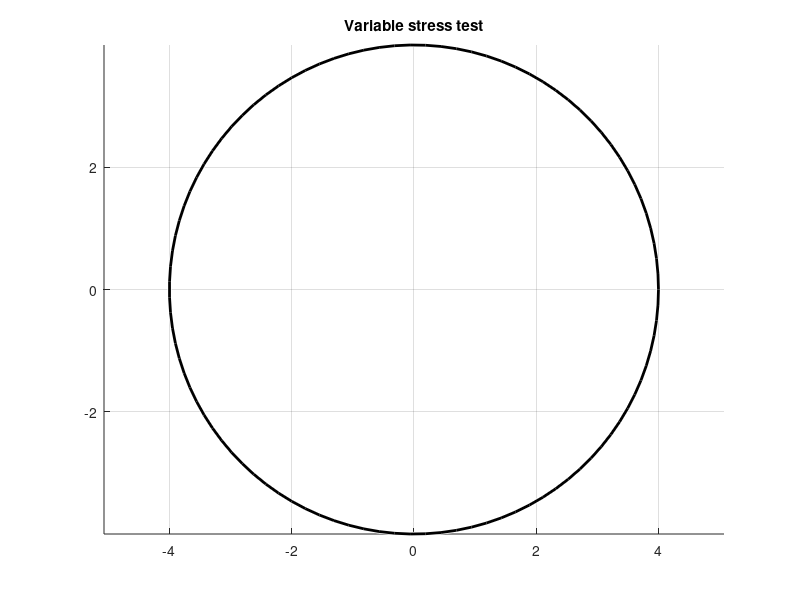

MATLAB code for this plot: (Note: this script raises an error after producing the figure.)
%% --- VARIABLE SIZE STRESS TESTER ---
clear; clc; close all;

% 1. Setup a smaller Core
circleCore = struct('x', 0, 'y', 0, 'r', 4);

% 2. Initialize
circleList = [];    
circlePrev = [];    

% 3. Generate 20 random wire radii between 2.5mm and 3.5mm
% (rand generates 0-1, so this scales it)
wireRadii = 2.5 + (3.5-2.5) .* rand(1, 20); 

% 4. Setup Plot
figure('Color', 'w');
viscircles([circleCore.x, circleCore.y], circleCore.r, 'EdgeColor', 'k', 'LineWidth', 2);
hold on; 
axis equal;
grid on;
title('Variable stress test');

% 5. The Greedy Loop
for i = 1:length(wireRadii)
    trialWire = struct('r', wireRadii(i));
    
    % Try to place the wire
    [newWire, success] = addCircle(circleCore, circlePrev, trialWire, circleList, 'b');
    
    if success
        circleList = [circleList, newWire]; 
        circlePrev = newWire;
        fprintf('Wire %d (r=%.2f) placed.\n', i, wireRadii(i));
    else
        % This is the "Safety Valve"
        fprintf('Wire %d (r=%.2f) FAILED: Overlap with Wire 1. Necklace Closed.\n', i, wireRadii(i));
        break; 
    end
end


function [circleCurrent, success] = addCircle(circleCore, circlePrev, circleCurrent, circleList, circleColor)
    % circleCore: struct with [x, y, r]
    % circlePrev: struct with [x, y, r] (or empty if first wire)
    % circleCurrent: struct with [r] (x and y will be calculated)

    success = false; % Assume failure until proven otherwise

    % 1. Handle the "First Wire" case
    if isempty(circlePrev)
        % This function will determine the starting position (e.g., at the top)
        % and call the plot command.
        circleCurrent = buildFirst(circleCore, circleCurrent);
        success = true; 
        return; % Exit function after placing first
    end

    % 2. Calculate the number of intersections (nOI)
    circleCurrent = calculateCircle(circleCore, circlePrev, circleCurrent);
    isValid = isFit(circleCurrent, circleList, circleCore);

    % 3. Placement Logic
    if isValid
        % This function will calculate the specific (x,y), update the 
        % circleCurrent struct, and plot it.
        plotCircle(circleCurrent, circleColor);
        success = true; % Mark as a valid placement
    else
        % If it doesn't fit, success stays false. 
        % We don't even need an 'else return' here; 
        % the function will just finish naturally.
    end
end

% Placeholder for the 'pass' logic to prevent MATLAB errors
function pass()
    % Do nothing
end

function circleCurrent = calculateCircle(circleCore, circlePrev, circleCurrent)
    % 1. Extract dimensions
    r1 = circleCore.r;
    r2 = circlePrev.r;
    r3 = circleCurrent.r;

    % Distances for the triangle sides
    R1 = r1 + r3; % Core to Current
    R2 = r2 + r3; % Prev to Current
    
    % 2. Calculate distance between existing centers (d)
    dx = circlePrev.x - circleCore.x;
    dy = circlePrev.y - circleCore.y;
    d = sqrt(dx^2 + dy^2);

    % 3. Triangle Geometry (The "Rearranged" Law of Cosines)
    % Projection distance along the line d
    a = (R1^2 - R2^2 + d^2) / (2 * d);
    
    % Perpendicular height
    % We use max(0, ...) to ensure that if floating-point errors make the
    % value slightly negative (e.g., -1e-15), sqrt doesn't return an imaginary number.
    h = sqrt(max(0, R1^2 - a^2)); 

    % 4. Find the Base Point (P_base) and Unit Vectors
    ux = dx / d; % Unit vector along the d-line
    uy = dy / d;
    
    x_base = circleCore.x + a * ux;
    y_base = circleCore.y + a * uy;

    % 5. Generate the two possible intersection points
    % Option 1: Positive rotation
    P1_x = x_base - h * uy;
    P1_y = y_base + h * ux;
    
    % Option 2: Negative rotation
    P2_x = x_base + h * uy;
    P2_y = y_base - h * ux;

    % 6. The "In-Depth" Choice: 2D Cross Product for CCW Orientation
    % Vector A: Core center to Previous wire center
    % Vector B: Core center to Potential New center (P1)
    Ax = circlePrev.x - circleCore.x;
    Ay = circlePrev.y - circleCore.y;
    
    B1x = P1_x - circleCore.x;
    B1y = P1_y - circleCore.y;

    % Calculate Z (The 2D Cross Product)
    Z = (Ax * B1y) - (Ay * B1x);

    % Selection: If Z > 0, P1 is to the LEFT of A (Counter-Clockwise)
    if Z > 0
        circleCurrent.x = P1_x;
        circleCurrent.y = P1_y;
    else
        circleCurrent.x = P2_x;
        circleCurrent.y = P2_y;
    end

end

function circleCurrent = buildFirst(circleCore, circleCurrent)
    % 1. Calculate the North position
    % The x-coordinate stays the same as the Core
    circleCurrent.x = circleCore.x;
    
    % The y-coordinate is the Core center plus both radii
    circleCurrent.y = circleCore.y + circleCore.r + circleCurrent.r;

    % 2. Plotting (Your #plot comment)
    % Draw the circle and mark the center point
    viscircles([circleCurrent.x, circleCurrent.y], circleCurrent.r, 'EdgeColor', 'g');
    hold on;
    plot(circleCurrent.x, circleCurrent.y, 'k+');
    
    % Optional: Add a label to indicate it's the start of the chain
    text(circleCurrent.x, circleCurrent.y + circleCurrent.r, ' Start', 'FontSize', 8);
end

function isValid = isFit(circleCurrent, circleList, circleCore)
    % Default to true
    isValid = true;
    
    % Combine all obstacles
    allObstacles = [circleCore, circleList];
    
    % Tolerance for floating point math
    tol = 1e-9; 

    for i = 1:length(allObstacles)
        dx = circleCurrent.x - allObstacles(i).x;
        dy = circleCurrent.y - allObstacles(i).y;
        dist = sqrt(dx^2 + dy^2);
        
        sumR = circleCurrent.r + allObstacles(i).r;
        
        % Check for overlap
        % If distance is significantly less than the sum of radii, they overlap.
        if dist < (sumR - tol)
            isValid = false;
            return; % Exit early for efficiency
        end
    end
end

function plotCircle(circleCurrent, color)
    % Draw the perimeter
    viscircles([circleCurrent.x, circleCurrent.y], circleCurrent.r, 'EdgeColor', color);
    hold on;
    % Mark the center for harness routing alignment
    plot(circleCurrent.x, circleCurrent.y, 'k+'); 
end
